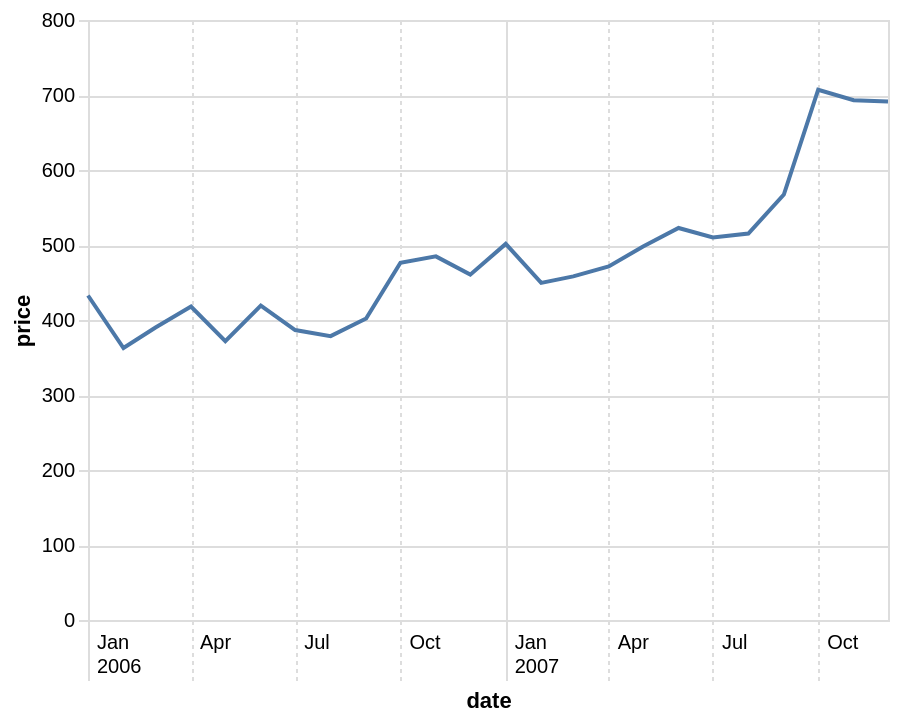

The Vega-Lite source for this figure:
### Vega-Lite specification from a JSON file in a GitHub repository (floating-point values rounded to 4 significant figures; data arrays with more than 128 entries replaced by an {"elided": "..."} marker saying what was removed)
{"$schema": "https://vega.github.io/schema/vega-lite/v4.json", "description": "Line chart with conditional axis ticks, labels, and grid.", "data": {"values": {"elided": "560 records"}}, "transform": [{"filter": "datum.symbol==='GOOG'"}, {"filter": {"field": "date", "timeUnit": "year", "range": [2006, 2007]}}], "width": 400, "mark": "line", "encoding": {"x": {"field": "date", "type": "temporal", "axis": {"tickCount": 8, "labelAlign": "left", "labelExpr": "[timeFormat(datum.value, '%b'), timeFormat(datum.value, '%m') == '01' ? timeFormat(datum.value, '%Y') : '']", "labelOffset": 4, "labelPadding": -24, "tickSize": 30, "gridDash": {"condition": {"test": {"field": "value", "timeUnit": "month", "equal": 1}, "value": []}, "value": [2, 2]}, "tickDash": {"condition": {"test": {"field": "value", "timeUnit": "month", "equal": 1}, "value": []}, "value": [2, 2]}}}, "y": {"field": "price", "type": "quantitative"}}, "config": {"axis": {"domainColor": "#ddd", "tickColor": "#ddd"}}}
